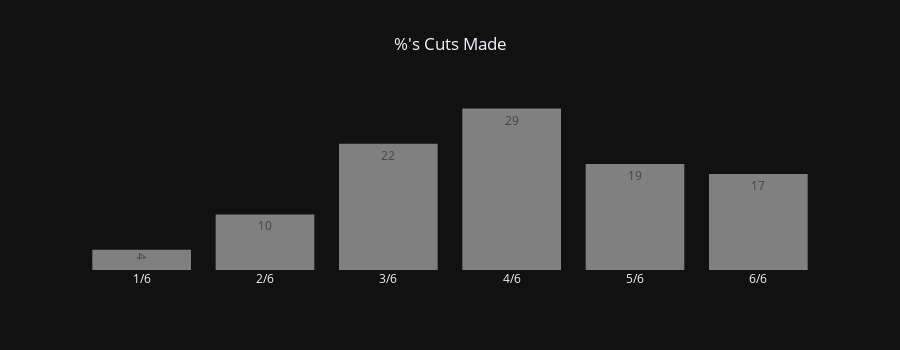

Here is the notebook cell this chart was saved with:
### Code cell
### CUTS MADE DISTRIBUTION  ###
# df['rounded_percentage'] = (df['cuts_made'] * 100).round().astype(int).astype(str) + '%'

cuts_made_hist = px.histogram(df[(df.week!=4) & (df.week!=15)].sort_values('cuts_made', ascending=False),
                              x='cuts_made',
                              template='plotly_dark',
                              labels={'cuts_made':'', 'count':''},
                              title="%'s Cuts Made",
                              histnorm='percent',
                              color_discrete_sequence=['grey'],
                              height=350,
                              text_auto='.0f'
                             )


cuts_made_hist.update_layout(title_x=.5, bargap=0.2, legend=dict(title="", x=.45, y=1.2, orientation='h'))
cuts_made_hist.update_xaxes(tickvals=[1, 2, 3, 4, 5, 6], ticktext=['1/6', '2/6', '3/6', '4/6', '5/6', '6/6'])
cuts_made_hist.update_yaxes(showticklabels=False, showgrid=False, tickfont=dict(color='#5A5856'),
                             title_font_color='#5A5856', visible=False)

cuts_made_hist.show()

### Figure 1 — Plotly figure (JSON) as saved in the notebook; plotly's stock layout.template omitted (floating-point values rounded to 4 significant figures)
{"data": [{"alignmentgroup": "True", "bingroup": "x", "histnorm": "percent", "hovertemplate": "=%{x}<br>percent=%{y}<extra></extra>", "legendgroup": "", "marker": {"color": "grey", "pattern": {"shape": ""}}, "name": "", "offsetgroup": "", "orientation": "v", "showlegend": false, "texttemplate": "%{value:.0f}", "type": "histogram", "x": [6, 6, 6, 6, 6, 6, 6, 6, 6, 6, 6, 6, 6, 6, 6, 6, 6, 6, 6, 5, 5, 5, 5, 5, 5, 5, 5, 5, 5, 5, 5, 5, 5, 5, 5, 5, 5, 5, 5, 5, 4, 4, 4, 4, 4, 4, 4, 4, 4, 4, 4, 4, 4, 4, 4, 4, 4, 4, 4, 4, 4, 4, 4, 4, 4, 4, 4, 4, 4, 4, 4, 4, 3, 3, 3, 3, 3, 3, 3, 3, 3, 3, 3, 3, 3, 3, 3, 3, 3, 3, 3, 3, 3, 3, 3, 3, 3, 2, 2, 2, 2, 2, 2, 2, 2, 2, 2, 2, 1, 1, 1, 1], "xaxis": "x", "yaxis": "y"}], "layout": {"bargap": 0.2, "barmode": "relative", "height": 350, "legend": {"orientation": "h", "title": {"text": ""}, "tracegroupgap": 0, "x": 0.45, "y": 1.2}, "title": {"text": "%'s Cuts Made", "x": 0.5}, "xaxis": {"anchor": "y", "domain": [0, 1], "ticktext": ["1/6", "2/6", "3/6", "4/6", "5/6", "6/6"], "tickvals": [1, 2, 3, 4, 5, 6], "title": {"text": ""}}, "yaxis": {"anchor": "x", "domain": [0, 1], "showgrid": false, "showticklabels": false, "tickfont": {"color": "#5A5856"}, "title": {"font": {"color": "#5A5856"}, "text": "percent"}, "visible": false}}}
